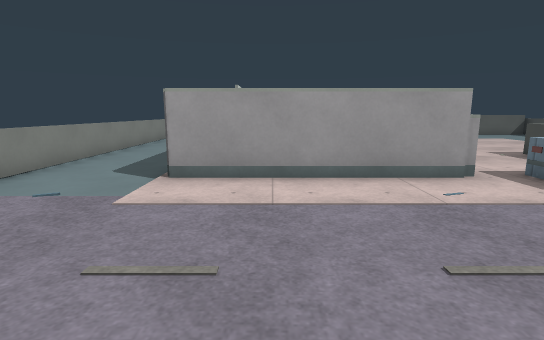
[1] (above)

21 first-person views from a walk through a 3-D level made in the Godot game engine. The camera is 1.3 m above the floor, tilts 10° down and sees 80° across. The floor is counted in squares, 1 m on a side. Each view is taken from the middle of a square. On the plan, view 1 faces up. The plan holds only what a view shows up to about 14 squares ahead; the rest is blank. Characters and animated objects are left out. Surface patterns are stand-ins for the level's own textures.

[2]
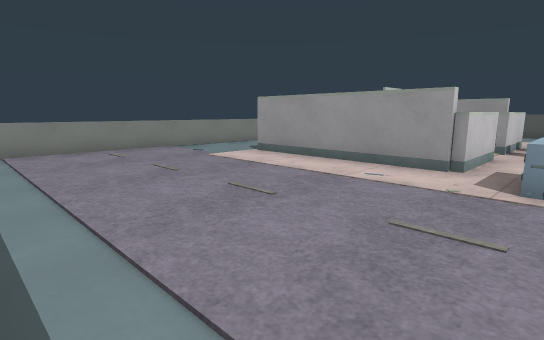

[3]
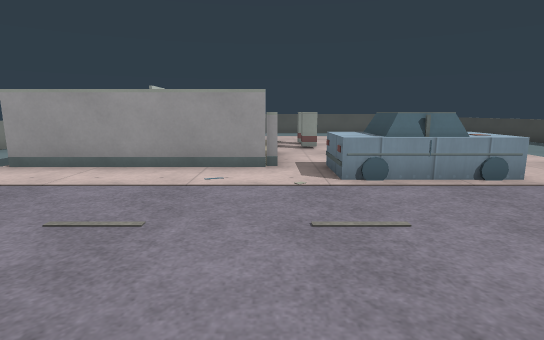

[4]
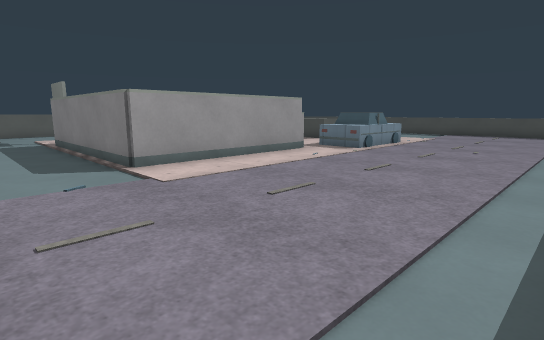

[5]
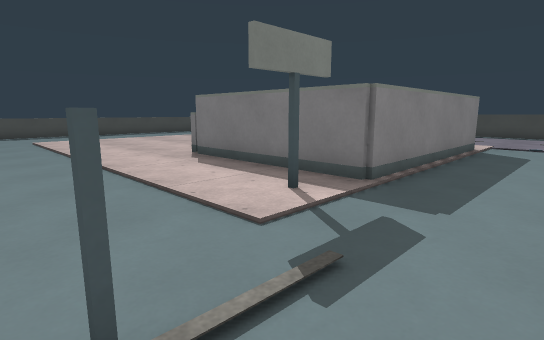

[6]
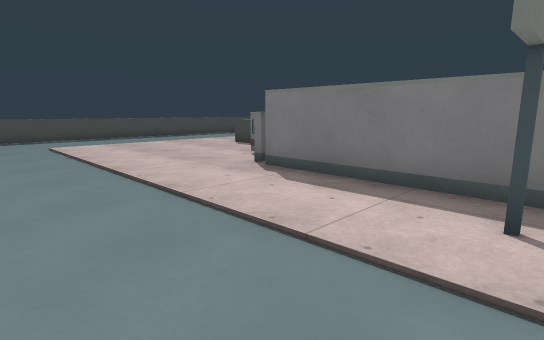

[7]
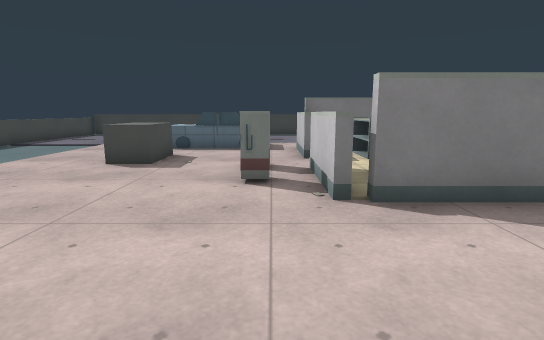

[8]
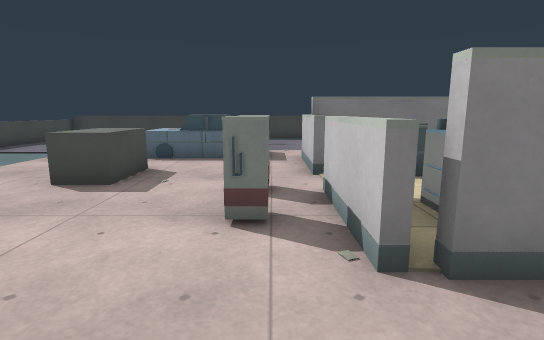

[9]
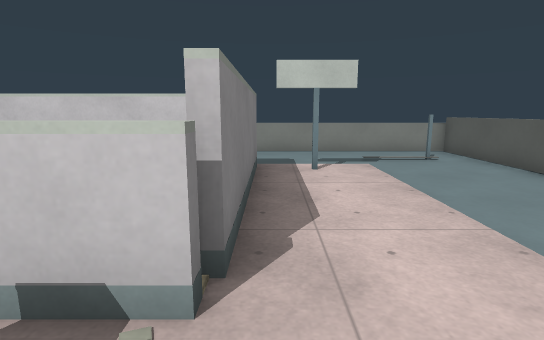

[10]
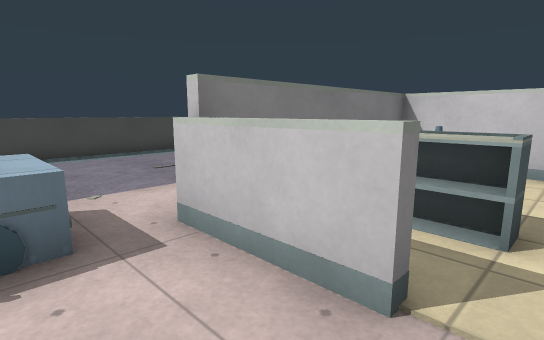

[11]
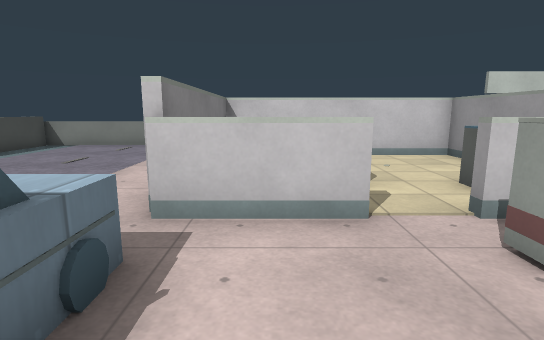

[12]
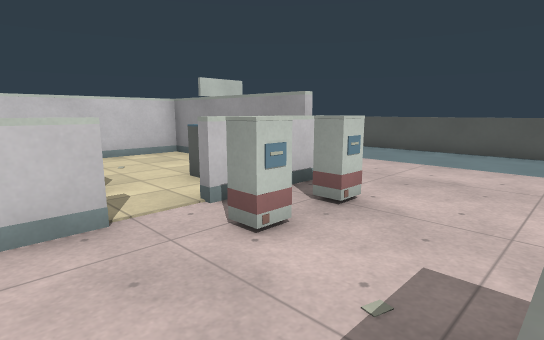

[13]
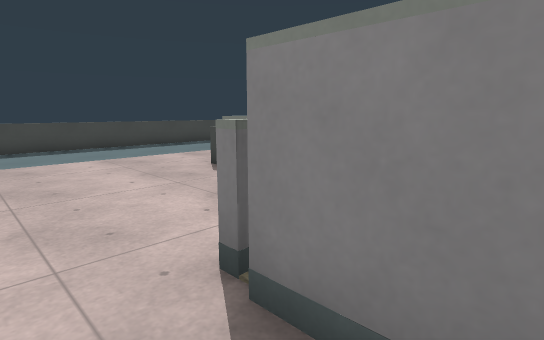

[14]
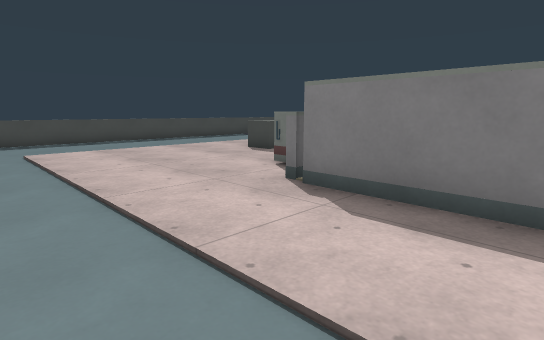

[15]
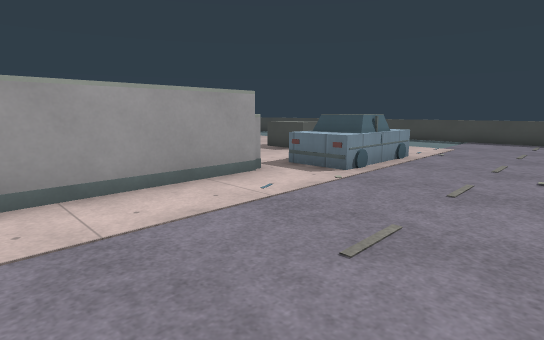

[16]
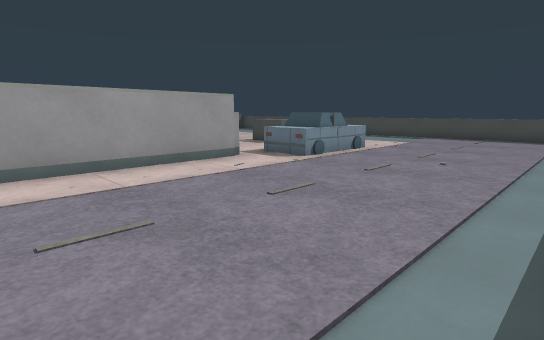

[17]
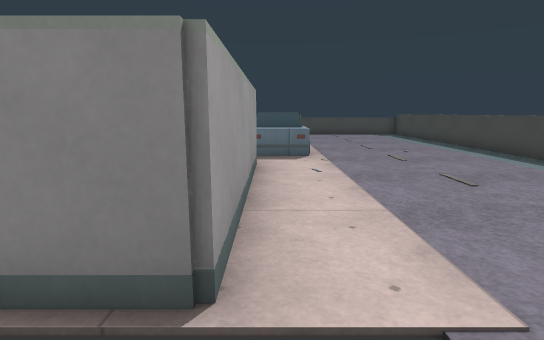

[18]
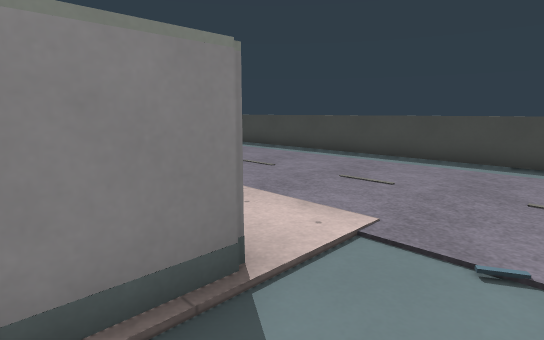

[19]
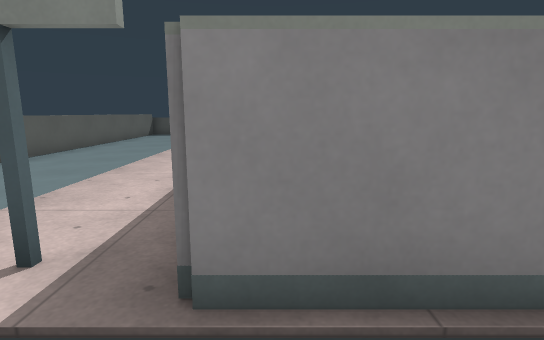

[20]
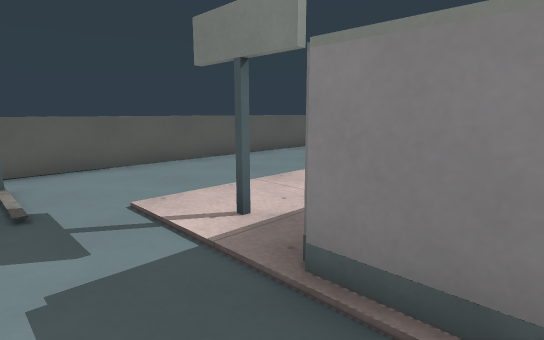

[21]
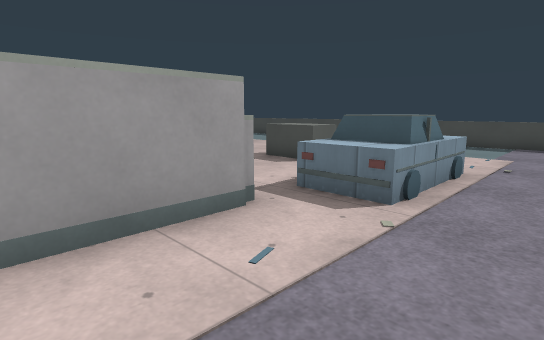

### Floor plan
Ten units are one square. View 1 is at (0, 0); x grows to the right and y downward. Boxes are objects, and circles mark ways between rooms. Rooms are numbered by the first view taken in them; rooms with no view inside come last. Other rooms are left out.
<svg viewBox="-61 -206 222 225">
<path fill="none" stroke="#000" d="M41 -92 41 -64 -21 -64 -21 -136 36 -136M56 -109 56 -102 50 -102M64 -66 75 -66M50 -124 56 -124 56 -118 50 -118M62 -50 62 -56M41 -136 41 -105M102 -201 -56 -201M-56 14 102 14M91 -84 79 -84 79 -102 91 -102M65 -49 55 -49M156 -5 156 -175M-56 -201 -56 14M19 -96 25 -96 25 -86M20 -95 20 -84M36 -134 -19 -134 -19 -66 39 -66M19 -77 25 -77M28 -120 28 -115 21 -115"/>
<rect x="-25" y="-155" width="10" height="10" fill="#bbb"><title>other object</title></rect>
<rect x="55" y="-65" width="30" height="20" fill="#bbb"><title>other object</title></rect>
<rect x="-15" y="-85" width="20" height="10" fill="#bbb"><title>other object</title></rect>
<circle cx="40" cy="-95" r="3" fill="#2a7"/>
<text x="60" y="-90">1</text>
<text x="10" y="-100">2</text>
</svg>
Room 1 opens to room 2.

Where each view was taken, in squares from view 1:
view 1: 0 up, 0 right, facing up
view 2: 1 down, 6 right, facing up-left
view 3: 1 down, 4 right, facing up
view 4: 1 down, 5 left, facing up-right
view 5: 19 up, 5 left, facing down-right
view 6: 19 up, 2 left, facing down-right
view 7: 18 up, 5 right, facing down
view 8: 16 up, 5 right, facing down
view 9: 14 up, 6 right, facing left
view 10: 10 up, 6 right, facing down-left
view 11: 8 up, 8 right, facing left
view 12: 8 up, 8 right, facing up-left
view 13: 15 up, 2 right, facing down-right
view 14: 18 up, 0 right, facing down-right
view 15: 1 up, 1 left, facing up-right
view 16: 1 down, 2 left, facing up-right
view 17: 6 up, 4 left, facing right
view 18: 8 up, 4 left, facing down-right
view 19: 13 up, 4 left, facing right
view 20: 12 up, 4 left, facing up-right
view 21: 3 up, 1 right, facing up-right
